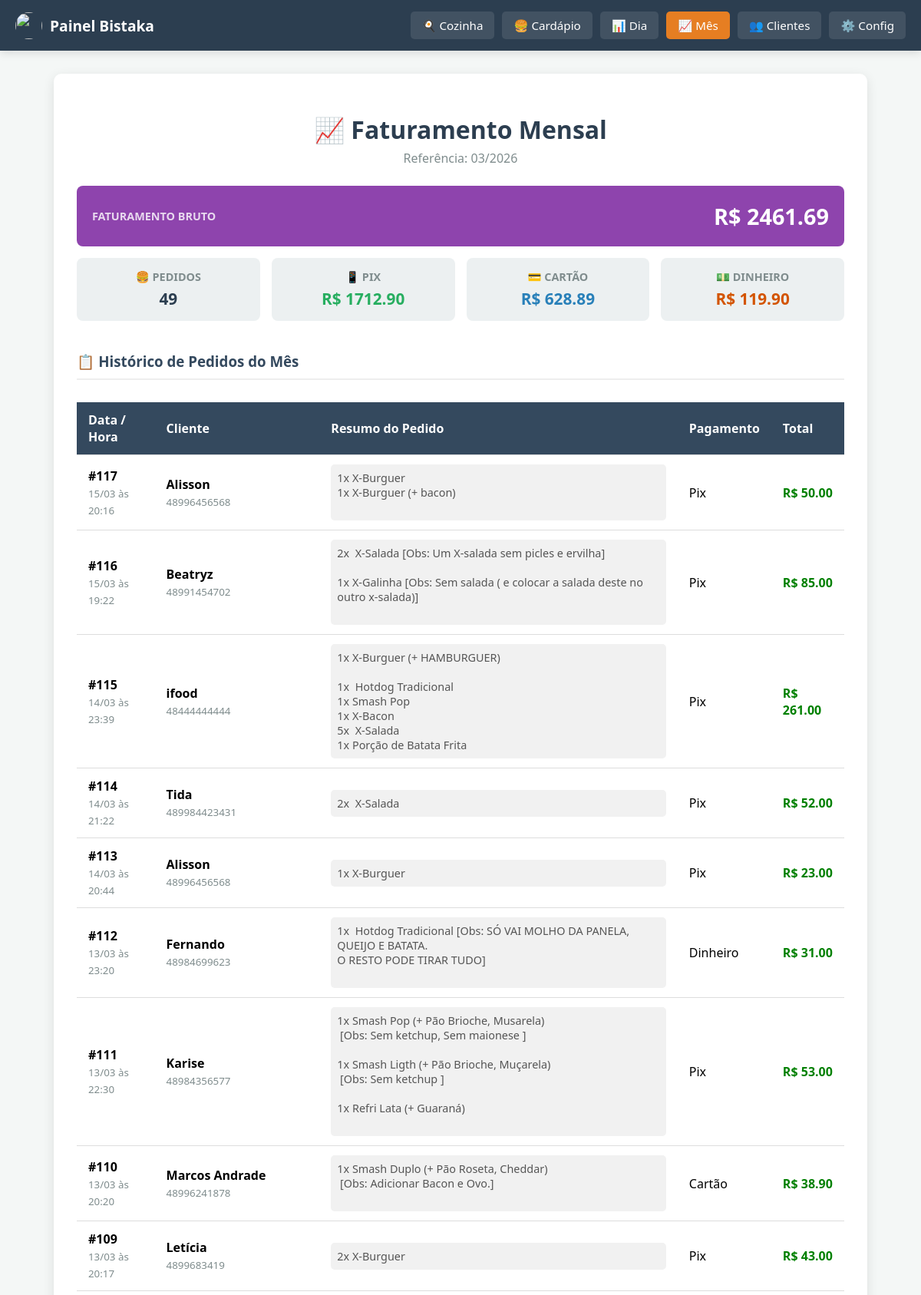
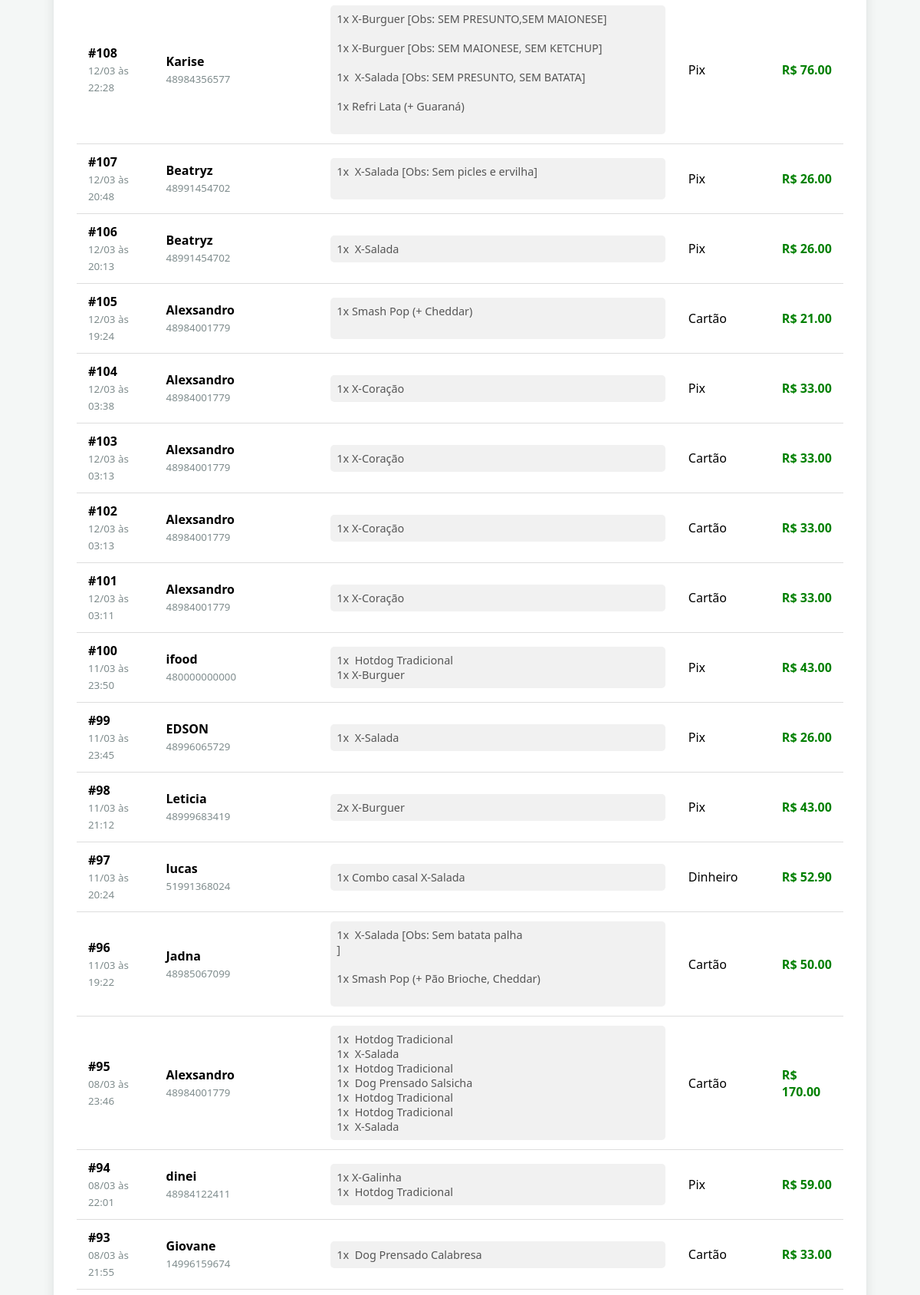
Screenshot of /admin/relatorio_mensal (signed in, upper part) with the database file from the repository (2 pictures, top to bottom).
### tables this page shows
CREATE TABLE pedidos (
                id INTEGER PRIMARY KEY AUTOINCREMENT,
                cliente_telefone TEXT,
                itens TEXT,
                total REAL,
                data_pedido DATETIME,
                metodo_pagamento TEXT, status TEXT DEFAULT 'producao',
                FOREIGN KEY(cliente_telefone) REFERENCES clientes(telefone)
            );

CREATE TABLE clientes (
                telefone TEXT PRIMARY KEY,
                nome TEXT,
                endereco TEXT,
                bairro TEXT,
                primeiro_pedido DATETIME,
                ultimo_pedido DATETIME,
                total_gasto REAL DEFAULT 0
            );

### app.py (the view)
@app.route('/admin/relatorio_mensal')
def relatorio_mensal():
    if not session.get('logged_in'): return redirect(url_for('login'))
    conn = get_db_connection()
    mes_atual = datetime.now().strftime('%Y-%m')
    cursor = conn.execute('''
        SELECT p.*, c.nome
        FROM pedidos p
        LEFT JOIN clientes c ON p.cliente_telefone = c.telefone
        WHERE strftime('%Y-%m', p.data_pedido) = ?
        AND p.status = 'finalizado'
        ORDER BY p.data_pedido DESC
    ''', (mes_atual,))
    pedidos_mes = cursor.fetchall()
    conn.close()
    qtd_pedidos = len(pedidos_mes)
    total_bruto = sum(p['total'] for p in pedidos_mes)
    total_pix = sum(p['total'] for p in pedidos_mes if 'Pix' in p['metodo_pagamento'] or 'pix' in p['metodo_pagamento'])
    total_cartao = sum(p['total'] for p in pedidos_mes if 'Cartão' in p['metodo_pagamento'] or 'cartao' in p['metodo_pagamento'])
    total_dinheiro = sum(p['total'] for p in pedidos_mes if 'Dinheiro' in p['metodo_pagamento'] or 'dinheiro' in p['metodo_pagamento'])
    return render_template('relatorio_mensal.html',
                           mes=datetime.now().strftime('%m/%Y'),
                           qtd=qtd_pedidos, bruto=total_bruto,
                           pix=total_pix, cartao=total_cartao, dinheiro=total_dinheiro,
                           pedidos=pedidos_mes)

### app.py (called while the page is built)
def get_db_connection():
    conn = sqlite3.connect(DB_FILE)
    conn.row_factory = sqlite3.Row
    return conn

### templates/relatorio_mensal.html (shortened to what this page needs)
<!DOCTYPE html>
<html lang="pt-br">
<head>
</head>
<body>
    <nav class="admin-navbar">
        <div class="brand"><img src="/static/uploads/logo.png" style="height: 35px; width: 35px; border-radius: 50%; object-fit: cover;">Painel Bistaka</div>
        <div class="nav-links">
            <a href="/admin/dashboard">🍳 Cozinha</a>
            <a href="/admin">🍔 Cardápio</a>
            <a href="/admin/relatorio">📊 Dia</a>
            <a href="/admin/relatorio_mensal" style="background: #e67e22;">📈 Mês</a>
            <a href="/admin/clientes">👥 Clientes</a>
            <a href="/admin/configuracoes">⚙️ Config</a>
        </div>
    </nav>
    <div class="container">
        <h1>📈 Faturamento Mensal</h1>
        <p style="text-align: center; color: #7f8c8d; margin-top: 0; margin-bottom: 25px;">Referência: {{ mes }}</p>
        <div class="resumo-grid">
            <div class="card destaque">
                <span>Faturamento Bruto</span>
                <span>R$ {{ "%.2f"|format(bruto) }}</span>
            </div>
            <div class="card"><span>🍔 Pedidos</span><span>{{ qtd }}</span></div>
            <div class="card"><span>📱 Pix</span><span style="color: #27ae60;">R$ {{ "%.2f"|format(pix) }}</span></div>
            <div class="card"><span>💳 Cartão</span><span style="color: #2980b9;">R$ {{ "%.2f"|format(cartao) }}</span></div>
            <div class="card"><span>💵 Dinheiro</span><span style="color: #d35400;">R$ {{ "%.2f"|format(dinheiro) }}</span></div>
        </div>
        <h3 style="margin-top: 40px; border-bottom: 2px solid #eee; padding-bottom: 10px; color: #34495e;">📋 Histórico de Pedidos do Mês</h3>
        <div style="overflow-x: auto;">
            <table>
                <thead>
                    <tr>
                        <th>Data / Hora</th>
                        <th>Cliente</th>
                        <th>Resumo do Pedido</th>
                        <th>Pagamento</th>
                        <th>Total</th>
                    </tr>
                </thead>
                <tbody>
                    {% for p in pedidos %}
                    <tr>
                        <td>
                            <strong>#{{ p.id }}</strong><br>
                            <small style="color: #7f8c8d;">{{ p.data_pedido[8:10] }}/{{ p.data_pedido[5:7] }} às {{ p.data_pedido[11:16] }}</small>
                        </td>
                        <td>
                            <strong>{{ p.nome or 'Cliente Site' }}</strong><br>
                            <small style="color: #7f8c8d;">{{ p.cliente_telefone }}</small>
                        </td>
                        <td>
                            <div class="itens-lista">{{ p.itens }}</div>
                        </td>
                        <td>{{ p.metodo_pagamento }}</td>
                        <td style="color: green; font-weight: bold;">R$ {{ "%.2f"|format(p.total) }}</td>
                    </tr>
                    {% else %}
                    <tr>
                        <td colspan="5" style="text-align: center; padding: 30px; color: #999;">Nenhum pedido finalizado neste mês ainda.</td>
                    </tr>
                    {% endfor %}
                </tbody>
            </table>
        </div>
    </div>
</body>
</html>

### templates/relatorio_mensal.html (style rules this page uses)
body { font-family: 'Segoe UI', sans-serif; background: #f4f7f6; margin: 0; padding: 0; }
.container { max-width: 1000px; margin: 30px auto; background: white; padding: 30px; border-radius: 10px; box-shadow: 0 4px 15px rgba(0,0,0,0.1); }
h1 { text-align: center; color: #2c3e50; margin-bottom: 5px; }
.resumo-grid { display: grid; grid-template-columns: repeat(auto-fit, minmax(200px, 1fr)); gap: 15px; margin-bottom: 30px; }
.card { background: #ecf0f1; padding: 15px 20px; border-radius: 8px; font-size: 1.1rem; display: flex; flex-direction: column; align-items: center; text-align: center; }
.card span:first-child { color: #7f8c8d; font-size: 0.9rem; margin-bottom: 5px; text-transform: uppercase; font-weight: bold; }
.card span:last-child { color: #2c3e50; font-weight: bold; font-size: 1.3rem; }
.card.destaque { background: #8e44ad; color: white; grid-column: 1 / -1; flex-direction: row; justify-content: space-between; padding: 20px; font-size: 1.5rem; }
.card.destaque span:first-child { color: rgba(255,255,255,0.8); margin: 0; }
.card.destaque span:last-child { color: white; font-size: 1.8rem; }
.admin-navbar { background: #2c3e50; color: white; padding: 15px 20px; display: flex; justify-content: space-between; align-items: center; box-shadow: 0 4px 10px rgba(0,0,0,0.1); flex-wrap: wrap; gap: 10px; }
.admin-navbar .brand { font-weight: bold; font-size: 1.2rem; display: flex; align-items: center; gap: 10px; }
.admin-navbar .nav-links { display: flex; gap: 10px; flex-wrap: wrap; justify-content: center; }
.admin-navbar a { color: white; text-decoration: none; padding: 8px 15px; border-radius: 5px; background: rgba(255,255,255,0.1); transition: background 0.2s; font-size: 0.95rem; }
table { width: 100%; border-collapse: collapse; margin-top: 10px; }
th, td { padding: 12px 15px; text-align: left; border-bottom: 1px solid #ddd; }
th { background-color: #34495e; color: white; font-weight: bold; }
.itens-lista { white-space: pre-wrap; font-size: 0.9rem; color: #555; background: #f1f1f1; padding: 8px; border-radius: 5px; }

### rows the page displays
pedidos: id "117", data_pedido "15", data_pedido "03", data_pedido "20:16", nome "Alisson", cliente_telefone "48996456568", itens "1x X-Burguer 1x X-Burguer (+ bacon)", metodo_pagamento "Pix", total "50.00"
pedidos: id "116", data_pedido "15", data_pedido "03", data_pedido "19:22", nome "Beatryz", cliente_telefone "48991454702", itens "2x X-Salada [Obs: Um X-salada sem picles e ervilha] 1x X-Galinha [Obs: Sem salada ( e colocar a salada deste no outro x-salada)]", metodo_pagamento "Pix", total "85.00"
pedidos: id "115", data_pedido "14", data_pedido "03", data_pedido "23:39", nome "ifood", cliente_telefone "48444444444", itens "1x X-Burguer (+ HAMBURGUER) 1x Hotdog Tradicional 1x Smash Pop 1x X-Bacon 5x X-Salada 1x Porção de Batata Frita", metodo_pagamento "Pix", total "261.00"
pedidos: id "114", data_pedido "14", data_pedido "03", data_pedido "21:22", nome "Tida", cliente_telefone "489984423431", itens "2x X-Salada", metodo_pagamento "Pix", total "52.00"
pedidos: id "113", data_pedido "14", data_pedido "03", data_pedido "20:44", nome "Alisson", cliente_telefone "48996456568", itens "1x X-Burguer", metodo_pagamento "Pix", total "23.00"
pedidos: id "112", data_pedido "13", data_pedido "03", data_pedido "23:20", nome "Fernando", cliente_telefone "48984699623", itens "1x Hotdog Tradicional [Obs: SÓ VAI MOLHO DA PANELA, QUEIJO E BATATA. O RESTO PODE TIRAR TUDO]", metodo_pagamento "Dinheiro", total "31.00"
pedidos: id "111", data_pedido "13", data_pedido "03", data_pedido "22:30", nome "Karise", cliente_telefone "48984356577", itens "1x Smash Pop (+ Pão Brioche, Musarela) [Obs: Sem ketchup, Sem maionese ] 1x Smash Ligth (+ Pão Brioche, Muçarela) [Obs: Sem ketchup ] 1x Refri Lata (+ Guaraná)", metodo_pagamento "Pix", total "53.00"
pedidos: id "110", data_pedido "13", data_pedido "03", data_pedido "20:20", nome "Marcos Andrade", cliente_telefone "48996241878", itens "1x Smash Duplo (+ Pão Roseta, Cheddar) [Obs: Adicionar Bacon e Ovo.]", metodo_pagamento "Cartão", total "38.90"
pedidos: id "109", data_pedido "13", data_pedido "03", data_pedido "20:17", nome "Letícia", cliente_telefone "4899683419", itens "2x X-Burguer", metodo_pagamento "Pix", total "43.00"
pedidos: id "108", data_pedido "12", data_pedido "03", data_pedido "22:28", nome "Karise", cliente_telefone "48984356577", itens "1x X-Burguer [Obs: SEM PRESUNTO,SEM MAIONESE] 1x X-Burguer [Obs: SEM MAIONESE, SEM KETCHUP] 1x X-Salada [Obs: SEM PRESUNTO, SEM BATATA] 1x Refri Lata (+ Guaraná)", metodo_pagamento "Pix", total "76.00"
pedidos: id "107", data_pedido "12", data_pedido "03", data_pedido "20:48", nome "Beatryz", cliente_telefone "48991454702", itens "1x X-Salada [Obs: Sem picles e ervilha]", metodo_pagamento "Pix", total "26.00"
pedidos: id "106", data_pedido "12", data_pedido "03", data_pedido "20:13", nome "Beatryz", cliente_telefone "48991454702", itens "1x X-Salada", metodo_pagamento "Pix", total "26.00"
pedidos: id "105", data_pedido "12", data_pedido "03", data_pedido "19:24", nome "Alexsandro", cliente_telefone "48984001779", itens "1x Smash Pop (+ Cheddar)", metodo_pagamento "Cartão", total "21.00"
pedidos: id "104", data_pedido "12", data_pedido "03", data_pedido "03:38", nome "Alexsandro", cliente_telefone "48984001779", itens "1x X-Coração", metodo_pagamento "Pix", total "33.00"
pedidos: id "103", data_pedido "12", data_pedido "03", data_pedido "03:13", nome "Alexsandro", cliente_telefone "48984001779", itens "1x X-Coração", metodo_pagamento "Cartão", total "33.00"
pedidos: id "102", data_pedido "12", data_pedido "03", data_pedido "03:13", nome "Alexsandro", cliente_telefone "48984001779", itens "1x X-Coração", metodo_pagamento "Cartão", total "33.00"
pedidos: id "101", data_pedido "12", data_pedido "03", data_pedido "03:11", nome "Alexsandro", cliente_telefone "48984001779", itens "1x X-Coração", metodo_pagamento "Cartão", total "33.00"
pedidos: id "100", data_pedido "11", data_pedido "03", data_pedido "23:50", nome "ifood", cliente_telefone "480000000000", itens "1x Hotdog Tradicional 1x X-Burguer", metodo_pagamento "Pix", total "43.00"
pedidos: id "99", data_pedido "11", data_pedido "03", data_pedido "23:45", nome "EDSON", cliente_telefone "48996065729", itens "1x X-Salada", metodo_pagamento "Pix", total "26.00"
pedidos: id "98", data_pedido "11", data_pedido "03", data_pedido "21:12", nome "Leticia", cliente_telefone "48999683419", itens "2x X-Burguer", metodo_pagamento "Pix", total "43.00"
pedidos: id "97", data_pedido "11", data_pedido "03", data_pedido "20:24", nome "lucas", cliente_telefone "51991368024", itens "1x Combo casal X-Salada", metodo_pagamento "Dinheiro", total "52.90"
pedidos: id "96", data_pedido "11", data_pedido "03", data_pedido "19:22", nome "Jadna", cliente_telefone "48985067099", itens "1x X-Salada [Obs: Sem batata palha ] 1x Smash Pop (+ Pão Brioche, Cheddar)", metodo_pagamento "Cartão", total "50.00"
pedidos: id "95", data_pedido "08", data_pedido "03", data_pedido "23:46", nome "Alexsandro", cliente_telefone "48984001779", itens "1x Hotdog Tradicional 1x X-Salada 1x Hotdog Tradicional 1x Dog Prensado Salsicha 1x Hotdog Tradicional 1x Hotdog Tradicional 1x X-Salada", metodo_pagamento "Cartão", total "170.00"
pedidos: id "94", data_pedido "08", data_pedido "03", data_pedido "22:01", nome "dinei", cliente_telefone "48984122411", itens "1x X-Galinha 1x Hotdog Tradicional", metodo_pagamento "Pix", total "59.00"
pedidos: id "93", data_pedido "08", data_pedido "03", data_pedido "21:55", nome "Giovane", cliente_telefone "14996159674", itens "1x Dog Prensado Calabresa", metodo_pagamento "Cartão", total "33.00"

### other values shown
{{ "%.2f"|format(bruto) }} "2461.69"
{{ qtd }} "49"
{{ "%.2f"|format(pix) }} "1712.90"
{{ "%.2f"|format(cartao) }} "628.89"
{{ "%.2f"|format(dinheiro) }} "119.90"
